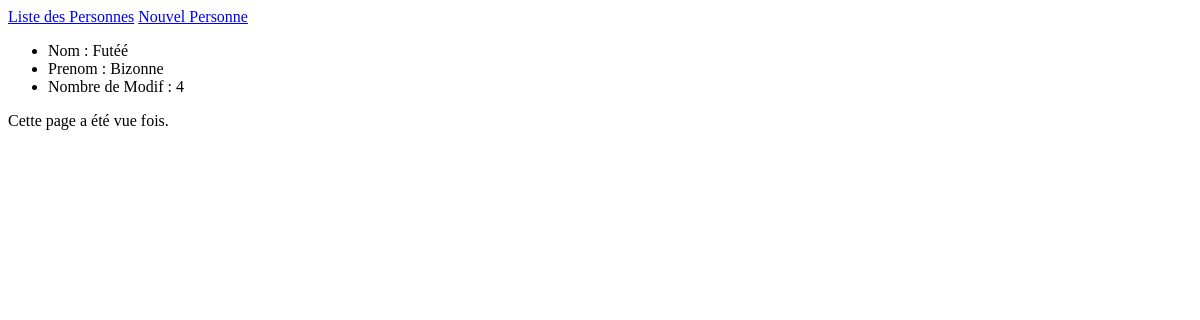
Page /blog/personne/detail/6 on the earlier database version.
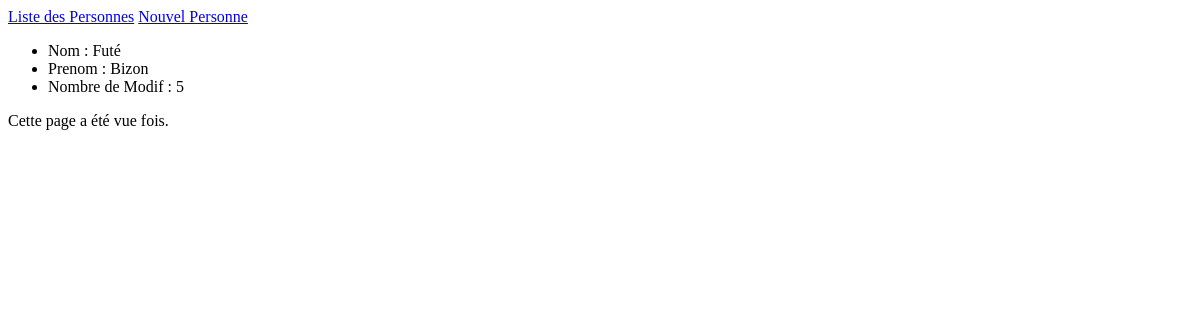
Same page on the later database version.
### blog/models.py (models this page shows, shortened)
class Personne(models.Model):
    nom = models.CharField(max_length=50,verbose_name="Nom")
    prenom =  models.CharField(max_length=60,verbose_name="Prenom")
    nb_modif = models.IntegerField(verbose_name="Nombre de Modification",null=True, default=0)

### blog/views.py (the view)
# urls.py: url(r'^personne/detail/(?P<pk>\d+)$', views.PersonneDetailView.as_view(), name='detail_personne'),
class PersonneDetailView(DetailView):
    model = Personne
    context_object_name = 'personne'
    template_name = 'personne/detail.html'

### blog/templates/personne/detail.html (shortened to what this page needs)
<!DOCTYPE html>
<html lang="en">
<head>
</head>
<body>
<a href="{% url "liste_personne" %}">Liste des Personnes</a>
<a href="{% url "nouveau_personne" %}">Nouvel Personne</a>
<ul>
    <li>Nom : {{ personne.nom }}</li>
    <li>Prenom : {{ personne.prenom }}</li>
    <li>Nombre de Modif : {{ personne.nb_modif|default:0 }}</li>
</ul>
</body>
</html>

Differences in the rows shown:
changed Personne: nom "Futéé" → "Futé"; prenom "Bizonne" → "Bizon"; nb_modif "4" → "5"
